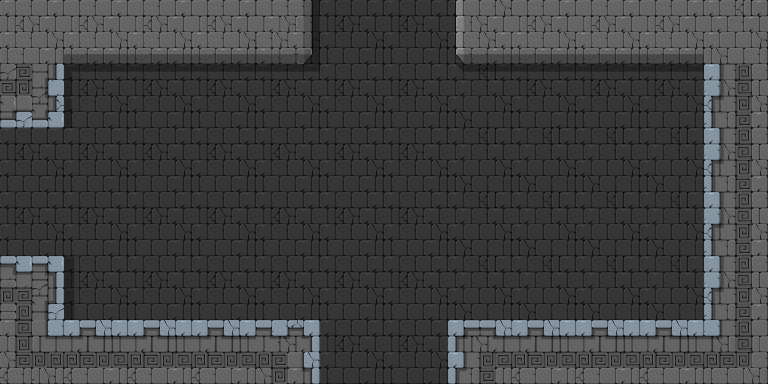

Tiled map render using the project's own tile images. Description and the map definition, with tile-layer contents summarised, below:
An orthogonal 12x6 tile map with 64x64 px tiles, 4 tile layers (background, foreground, objects, mainlayer) and 8 objects (OnSidePlatform).

<map version="1.0" orientation="orthogonal" width="12" height="6" tilewidth="64" tileheight="64">
 <properties>
  <property name="physicsGravityY" value="-9.81" />
  <property name="physicsSimulationSpeed" value="1.0" />
  <property name="restrictScrollingToMapBoundary" value="YES" />
 </properties>
 <tileset firstgid="1" name="Tileset_Geometry_16x16_256" tilewidth="64" tileheight="64">
  <image source="Tileset_64x64.png" width="512" height="576" />
 </tileset>
 <layer name="background" width="12" height="6">
  <data>[72 cells, 64 non-empty, 7 distinct tile ids]</data>
 </layer>
 <layer name="foreground" width="12" height="6">
  <data>[72 cells, 26 non-empty, 11 distinct tile ids]</data>
 </layer>
 <layer name="objects" width="12" height="6">
  <data>[72 cells, 0 non-empty, 0 distinct tile ids]</data>
 </layer>
 <layer name="mainlayer" width="12" height="6">
  <data>[72 cells, 0 non-empty, 0 distinct tile ids]</data>
 </layer>
 <objectgroup color="#5858a4" draworder="topdown" name="collisions" width="12" height="6">
  <object x="704" y="64" width="64" height="256" />
  <object x="448" y="320" width="320" height="64" />
  <object x="0" y="320" width="320" height="64" />
  <object x="0" y="64" width="64" height="64" />
  <object x="0" y="256" width="64" height="64" />
  <object x="0" y="0" width="320" height="64" />
  <object x="448" y="0" width="320" height="64" />
 </objectgroup>
 <objectgroup draworder="topdown" name="game objects" width="12" height="6">
  <object name="OnSidePlatform1" type="OnSidePlatform" x="320" y="128" width="127" height="5" />
 </objectgroup>
</map>
